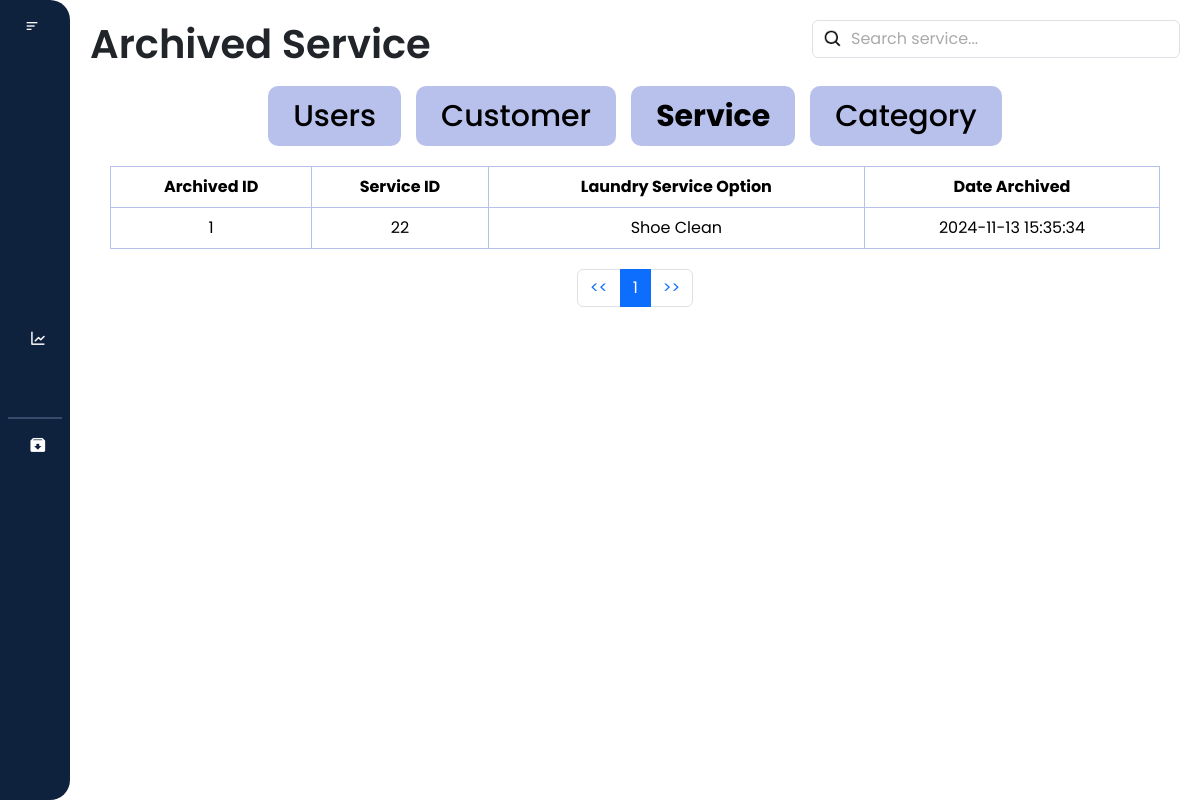
The app's page /laundry_system/archived/archive_service.php (signed in) with its own data.
### tables this page shows
CREATE TABLE `archived_service` (
  `archive_id` int(11) NOT NULL,
  `service_id` int(11) NOT NULL,
  `laundry_service_option` varchar(255) NOT NULL,
  `archived_at` timestamp NOT NULL DEFAULT current_timestamp()
);

### laundry_system/archived/archive_service.php (the view, shortened to what this page needs)
<?php
$conn = new mysqli('localhost', 'root', '', 'laundry_db');
$user_role = $_SESSION['user_role'];
?>
<!DOCTYPE html>
<html lang="en">
<head>
    <link href="https://cdn.jsdelivr.net/npm/bootstrap@5.3.3/dist/css/bootstrap.min.css" rel="stylesheet"
>
    <link href="https://cdn.lineicons.com/4.0/lineicons.css" rel="stylesheet" />
    <link href='https://unpkg.com/boxicons@2.1.4/css/boxicons.min.css' rel='stylesheet'>
    <link rel="stylesheet" href="archive_service.css">
</head>
<body>
    <div class="wrapper">
        <aside id="sidebar">
            <div class="d-flex">
                <button id="toggle-btn" type="button">
                    <i class="bx bx-menu-alt-left"></i>
                </button>
            </div>
            <ul class="sidebar-nav">
                <?php if ($user_role === 'admin') : ?>
                    <li class="sidebar-item">
                        <a href="/laundry_system/dashboard/dashboard.php" class="sidebar-link">
                        </a>
                    </li>
                    <li class="sidebar-item">
                        <a href="/laundry_system/profile/profile.php" class="sidebar-link">
                        </a>
                    </li>
                    <li class="sidebar-item">
                        <a href="/laundry_system/users/users.php" class="sidebar-link">
                        </a>
                    </li>
                    <li class="sidebar-item">
                        <a href="#" class="sidebar-link has-dropdown collapsed"
                            data-bs-toggle="collapse" data-bs-target="#records" aria-expanded="false"
                            aria-controls="records">
                        </a>
                    </li>
                    <li class="sidebar-item">
                        <a href="/laundry_system/transaction/transaction.php" class="sidebar-link">
                        </a>
                    </li>
                    <li class="sidebar-item">
                        <a href="/laundry_system/sales_report/report.php" class="sidebar-link">
                            <i class='bx bx-line-chart'></i>
                        </a>
                    </li>
                    <li class="sidebar-item">
                        <a href="/laundry_system/settings/setting.php" class="sidebar-link">
                        </a>
                    </li>
                    <hr style="border: 1px solid #b8c1ec; margin: 8px">
                    <li class="sidebar-item">
                        <a href="#" class="sidebar-link has-dropdown collapsed" data-bs-toggle="collapse"
                        data-bs-target="#archived" aria-expanded="false" aria-controls="archived">
                            <i class='bx bxs-archive-in'></i>
                        </a>
                    </li>
                <?php endif; ?>
            </ul>
            <div class="sidebar-footer">
                <a href="javascript:void(0)" class="sidebar-link" id="btn_logout">
                </a>
            </div>
        </aside>
        <div class="main-content">
            <nav>
                <div class="d-flex justify-content-between" id="navbar">
                    <h1>Archived Service</h1>
                    <div class="search_bar" m-1>
                        <input class="form-control" type="text" id="filter_service" placeholder="Search service...">
                    </div>
                </div>
            </nav>
            <div class="buttons">
            <div class="user_button">
                    <a href="archive_users.php" class="button" id="userBtn">Users</a>
                </div>
                <div class="customer_button">
                    <a href="archive_customer.php" class="button" id="customerBtn">Customer</a>
                </div>
                <div class="service_button">
                    <a href="archive_service.php" class="button" id="serviceBtn"><b>Service</b></a>
                </div>
                <div class="category_button">
                    <a href="archive_category.php" class="button" id="categoryBtn">Category</a>
                </div>
            </div>
            <div class="card-body">
                <table class="table table-bordered text-center">
                        <thead>
                            <tr class="bg-dark text-white">
                                <th>Archived ID</th>
                                <th>Service ID</th>
                                <th>Laundry Service Option</th>
                                <th>Date Archived</th>
                            </tr>
                        </thead>
                        <tbody id = "archive_service_table">
                            <?php
                            $query = "SELECT * FROM archived_service";
                            $result = mysqli_query($conn, $query);
                            if ($result && $result->num_rows > 0) {
                                while ($row = mysqli_fetch_assoc($result)) {
                                ?>
                                    <tr>
                                        <td><?php echo $row['archive_id']; ?></td>
                                        <td><?php echo $row['service_id']; ?></td>
                                        <td><?php echo $row['laundry_service_option']; ?></td>
                                        <td><?php echo $row['archived_at']; ?></td>
                                    </tr>
                                <?php
                                    }
                            } else {
                            ?>
                            <tr>
                                <td colspan="4">No archived laundry service option found.</td>
                            </tr>
                                <?php
                            }
                            ?>
                        </tbody>
                </table>
            </div>
            <nav aria-label="Page navigation">
                <ul class="pagination justify-content-center" id="pagination">
                </ul>
            </nav>
        </div>
    </div>
</body>

### laundry_system/archived/archive_service.css (style rules this page uses)
* { margin: 0; padding: 0; font-family: "Poppins", sans-serif; box-sizing: border-box; }
html { scroll-behavior: smooth; }
.wrapper { display: flex; width: 100%; height:100vh; }
.main-content { flex: 1; overflow-y: auto; padding: 20px; transition: margin-left 0.5s ease; }
#sidebar { display: flex; height: 100%; width: 70px; overflow: auto; min-width: 70px; z-index: 1000; transition: all .25s ease-in-out; flex-direction: column; background-color: #0e223e; border-radius: 0 20px 20px 0; }
a { text-decoration: none; }
li { list-style: none; }
h1 { font-weight: 600; font-size: 1.5 rem; }
#sidebar { display: flex; width: 70px; min-width: 70px; z-index: 1000; transition: all 0.25s ease-in-out; flex-direction: column; background-color: #0e223e; border-radius: 0 20px 20px 0; }
#toggle-btn { background-color: transparent; cursor: pointer; border: 0; padding: 1rem 1.5rem; }
#toggle-btn i { font-size: 1.5 rem; color: #fff; }
.sidebar-nav { padding: 2rem 0; flex: 1 1 auto; }
a.sidebar-link { padding: 0.625rem 1.625rem; color: #fff; display: block; font-size: 0.9rem; white-space: nowrap; border-left: 3px solid transparent; text-decoration: none; }
.sidebar-link i { font-size: 1.1rem; margin-right: 0.75rem; }
.sidebar-item { position: relative; }
.card-body { padding: 20px; }
.table { width: 100%; margin: 0; border-collapse: collapse; border: #b8c1ec; }
.buttons { display: flex; flex-direction: row; gap: 15px; flex-wrap: wrap; justify-content: center; margin-top: 10px; }
.button { display: inline-flex; align-items: center; justify-content: center; height: 60px; padding: 15px 25px; background-color: #b8c1ec; color: #000; text-align: center; text-decoration: none; border-radius: 10px; font-size: 30px; font-weight: 500; margin: 0; gap: 10px; transition: background-color 0.3s ease; }
.search_bar { position: relative; }
.search_bar .form-control { padding-left: 38px; }
.search_bar .form-control::placeholder { color: #aaa; }
.search_bar .form-control { background-image: url('/laundry_system/icons/search.png'); background-repeat: no-repeat; background-position: 10px center; background-size: 20px 20px; }

### records on screen
archived_service: archive_id "1", service "22", laundry_service_option "Shoe Clean", archived_at "2024-11-13 15:35:34"
